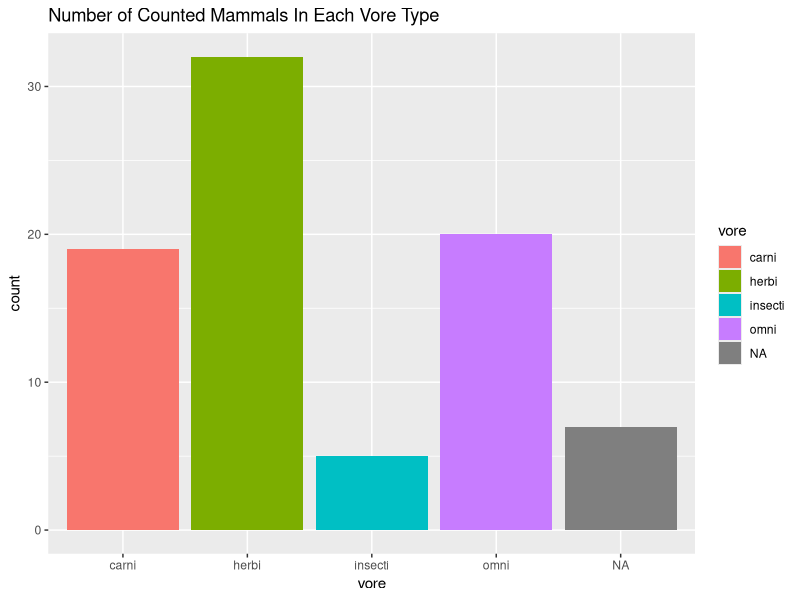
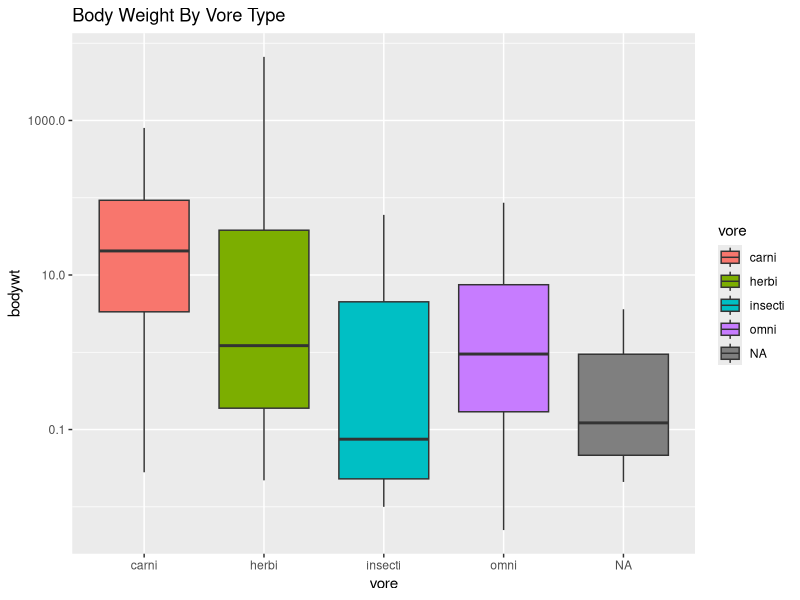

Write the R code that produced these figures, in order.
## ---- chunk 1
library("tidyverse")
options(scipen = 999) #disable scientific notation
## ---- chunk 2
glimpse(msleep)
## ---- chunk 3
names(msleep)
## ---- chunk 4
ggplot(data = msleep,
       mapping = aes(x=vore))+
  geom_bar(mapping = aes(fill = vore), position = "dodge")+
  labs(title = "Number of Counted Mammals In Each Vore Type")
## ---- chunk 5
names(msleep)
mean(msleep$sleep_total)
## ---- chunk 6
summary(msleep)
## ---- chunk 7
names(msleep)
ggplot(data = msleep,
       mapping = aes(x=vore, y=bodywt))+
  geom_boxplot(mapping = aes(fill = vore))+
  scale_y_log10()+
  labs(title = "Body Weight By Vore Type")
## ---- chunk 8

